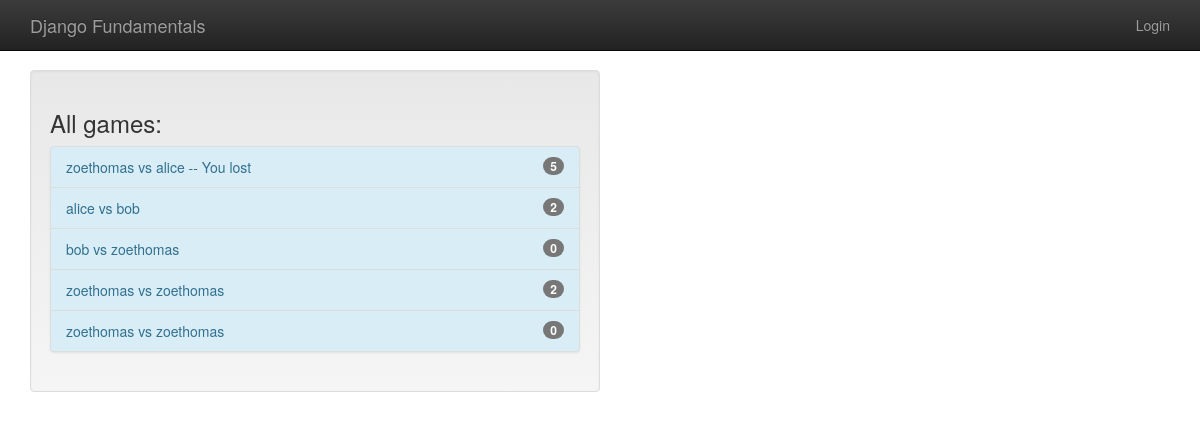
Screenshot of /games/all with the database file from the repository.
### gameplay/models.py (models this page shows, shortened)
class Game(models.Model):
    first_player = models.ForeignKey(User,
                                     related_name="games_first_player", on_delete=models.CASCADE)
    second_player = models.ForeignKey(User,
                                      related_name="games_second_player", on_delete=models.CASCADE)
    start_time = models.DateTimeField(auto_now_add=True)
    last_active = models.DateTimeField(auto_now=True)
    status = models.CharField(max_length=1, default='F', choices=GAME_STATUS_CHOICES)
    objects = GamesQuerySet.as_manager()
    def get_absolute_url(self):
        return reverse('gameplay_detail', args=[self.id])
    def __str__(self):
        return f"{self.first_player} vs {self.second_player}"

### gameplay/views.py (the view)
# urls.py: path(r'all', AllGamesList.as_view())
class AllGamesList(ListView):
    model = Game

### templates/gameplay/game_list.html
{% extends "base.html" %}
{% block content %}
    <div class="well col-sm-6">
        <h3>All games:</h3>
        {% include "player/game_list_snippet.html" with games_list=object_list %}
    </div>
{% endblock content %}

### templates/player/game_list_snippet.html
{% if games_list %}
    <div class="list-group bg-info">
        {% for game in games_list %}
            <a class="list-group-item list-group-item-info"
            href="{{ game.get_absolute_url }}">
            {{ game }}
                {% if game.status not in 'FS' %}
                    {%if game.status == "D" %}
                        -- Draw
                    {% elif game.status == "W" and user == game.first_player %}
                        -- You won!
                    {% elif game.status == "L" and user == game.second_player %}
                        -- You won!
                    {% else %}
                        -- You lost
                    {% endif %}
                {% endif %}
                <span class="badge">{{ game.move_set.count }}</span>
            </a>
        {% endfor %}
    </div>
{% endif %}

### templates/base.html (style rules this page uses)
body { padding-top: 70px; padding-bottom: 20px; }

### rows the page displays
Game: first_player+second_player "zoethomas vs alice", status "-- You lost", move_set.count "5"
Game: first_player+second_player "alice vs bob", move_set.count "2"
Game: first_player+second_player "bob vs zoethomas", move_set.count "0"
Game: first_player+second_player "zoethomas vs zoethomas", move_set.count "2"
Game: first_player+second_player "zoethomas vs zoethomas", move_set.count "0"
